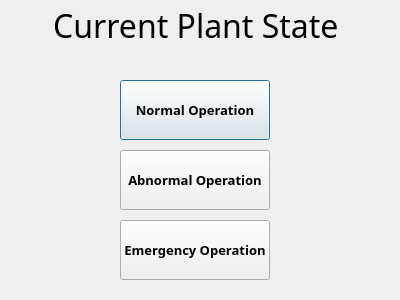
<?xml version="1.0" encoding="UTF-8"?>
<ui version="4.0">
 <class>Dialog</class>
 <widget class="QDialog" name="Dialog">
  <property name="geometry">
   <rect>
    <x>0</x>
    <y>0</y>
    <width>400</width>
    <height>300</height>
   </rect>
  </property>
  <property name="windowTitle">
   <string>Dialog</string>
  </property>
  <widget class="QLabel" name="label">
   <property name="geometry">
    <rect>
     <x>10</x>
     <y>10</y>
     <width>380</width>
     <height>30</height>
    </rect>
   </property>
   <property name="font">
    <font>
     <family>맑은 고딕</family>
     <pointsize>24</pointsize>
    </font>
   </property>
   <property name="text">
    <string>Current Plant State </string>
   </property>
   <property name="alignment">
    <set>Qt::AlignCenter</set>
   </property>
  </widget>
  <widget class="QPushButton" name="pushButton">
   <property name="geometry">
    <rect>
     <x>120</x>
     <y>80</y>
     <width>150</width>
     <height>60</height>
    </rect>
   </property>
   <property name="font">
    <font>
     <family>맑은 고딕</family>
     <pointsize>10</pointsize>
     <weight>75</weight>
     <bold>true</bold>
    </font>
   </property>
   <property name="text">
    <string>Normal Operation</string>
   </property>
  </widget>
  <widget class="QPushButton" name="pushButton_2">
   <property name="geometry">
    <rect>
     <x>120</x>
     <y>150</y>
     <width>150</width>
     <height>60</height>
    </rect>
   </property>
   <property name="font">
    <font>
     <family>맑은 고딕</family>
     <pointsize>10</pointsize>
     <weight>75</weight>
     <bold>true</bold>
    </font>
   </property>
   <property name="styleSheet">
    <string notr="true"/>
   </property>
   <property name="text">
    <string>Abnormal Operation</string>
   </property>
  </widget>
  <widget class="QPushButton" name="pushButton_3">
   <property name="geometry">
    <rect>
     <x>120</x>
     <y>220</y>
     <width>150</width>
     <height>60</height>
    </rect>
   </property>
   <property name="font">
    <font>
     <family>맑은 고딕</family>
     <pointsize>10</pointsize>
     <weight>75</weight>
     <bold>true</bold>
    </font>
   </property>
   <property name="text">
    <string>Emergency Operation</string>
   </property>
  </widget>
 </widget>
 <resources/>
 <connections/>
</ui>
